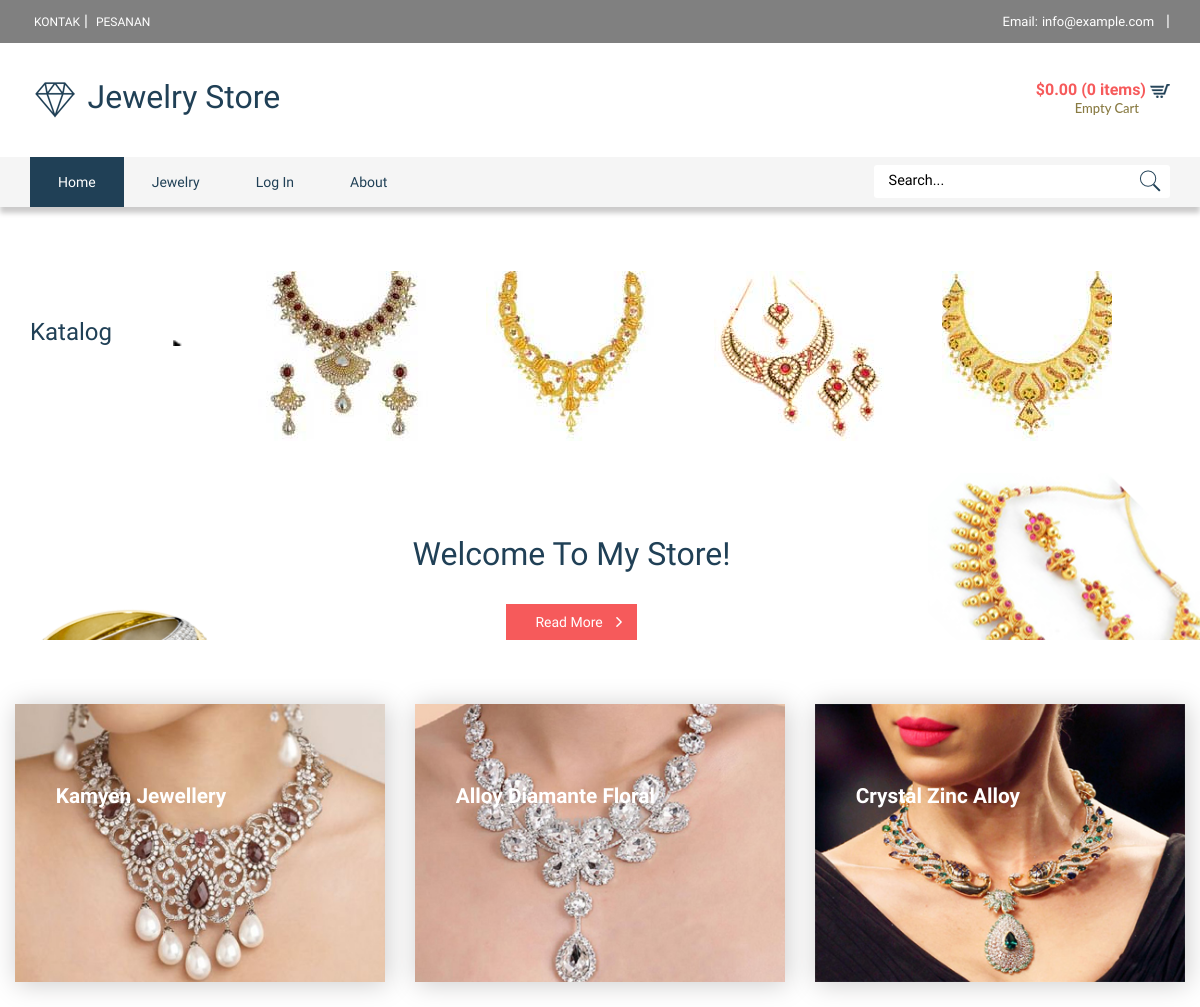
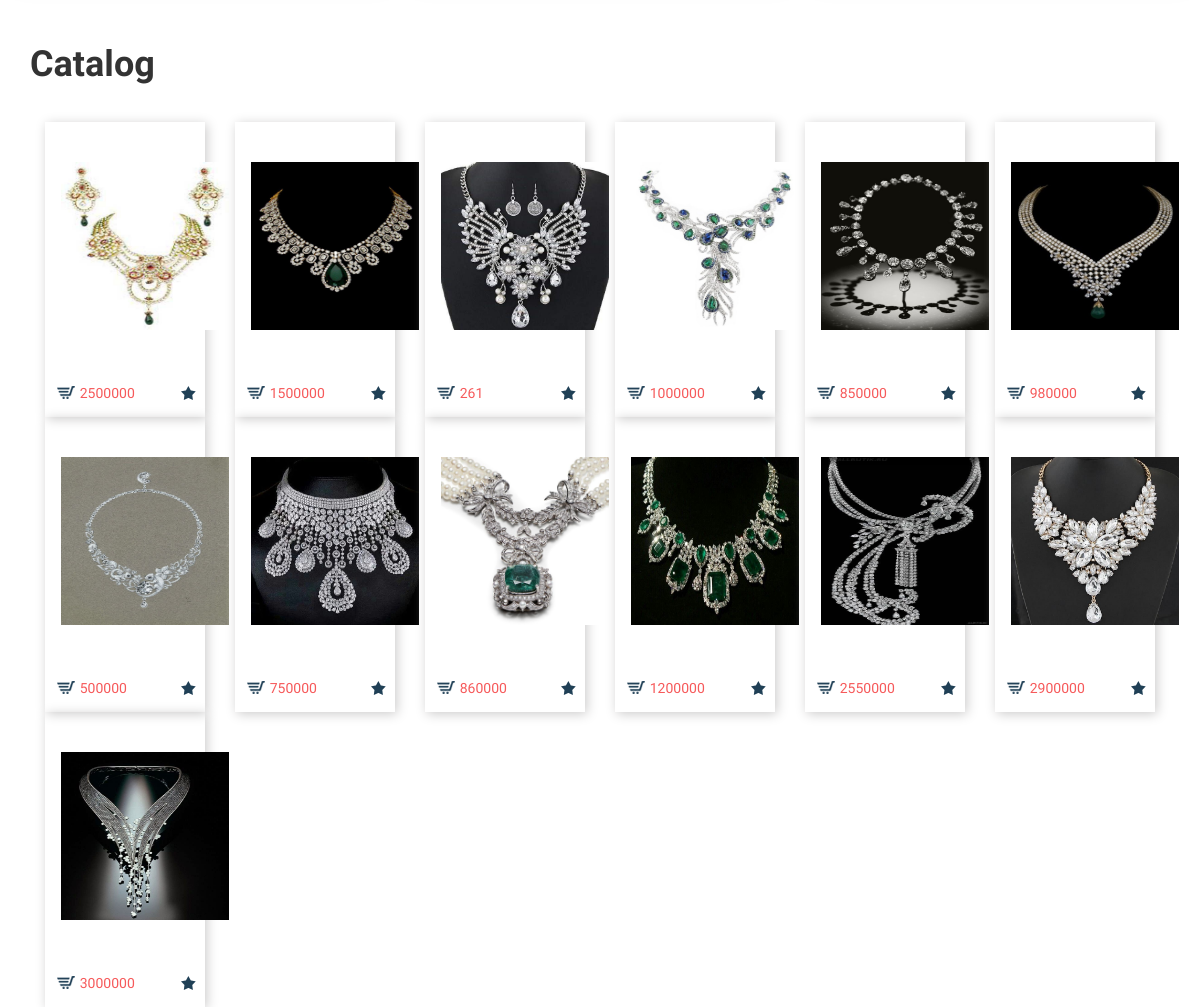
The page / on the database its author committed (2 pictures, top to bottom).
### tables this page shows
CREATE TABLE `produk` (
  `ID` int(11) NOT NULL,
  `Nama` varchar(30) NOT NULL,
  `Harga` int(20) NOT NULL,
  `Produksi` varchar(30) NOT NULL,
  `Deskripsi` varchar(200) NOT NULL,
  `Stok` int(20) NOT NULL,
  `Gambar` varchar(150) NOT NULL
);

### index.php (the view, shortened to what this page needs)
<!DOCTYPE html>
<html>
<head>
<link href="bootstrap.css" rel="stylesheet" type="text/css" media="all" />
<link href="style.css" rel="stylesheet" type="text/css" media="all" />
<link href="megamenu.css" rel="stylesheet" type="text/css" media="all" />
</head>
<body>
<div class="top_bg">
	<div class="container">
		<div class="header_top-sec">
			<div class="top_right">
				<ul>
					<li><a href="contact.html">Kontak</a></li>|
					<li><a href="login.html">Pesanan</a></li>
				</ul>
			</div>
			<div class="top_left">
				<ul>
					<li class="top_link">Email:<a href="mailto:info@example.com">info@example.com</a></li>|
				</ul>
			</div>
			<div class="clearfix"> </div>
		</div>
	</div>
</div>
<div class="header_top">
	<div class="container">
		<div class="logo">
		 	<a href="index.html">Jewelry Store</a>
		</div>
		<div class="header_right">
			<div class="cart box_1">
				<a href="checkout.html">
				<h3> <div class="total">
					<span class="simpleCart_total"></span> (<span id="simpleCart_quantity" class="simpleCart_quantity"></span> items)</div>
					<img src="cart1.png" alt=""/></h3>
				</a>
				<p><a href="javascript:;" class="simpleCart_empty">Empty Cart</a></p>
			</div>
		</div>
		<div class="clearfix"></div>
	</div>
</div>
<div class="mega_nav">
	 <div class="container">
		 <div class="menu_sec">
		<ul class="megamenu skyblue">
			<li class="active grid"><a class="color1" href="index.html">Home</a></li>
			<li class="grid"><a class="color1" href="#">jewelry</a>
			</li>
            <li><a class="color1" href="#">Log In</a>
			</li>
            <li><a class="color1" href="#">About</a>
			</li>
		</ul>
			<div class="search">
				 <form>
					<input type="text" value="" placeholder="Search...">
					<input type="submit" value="">
					</form>
			</div>
			<div class="clearfix"></div>
		 </div>
	  </div>
</div>
	<div class="banner">
	</div>
	<div class="cate">
		<div class="container">
			<div class="cate-left">
				<h3>Katalog</h3>
			</div>
			<div class="cate-right">
				<ul id="flexiselDemo1">
					<li>
						<div class="sliderfig-grid">
							<img src="a.jpg" alt=" " class="img-responsive" />
						</div>
					</li>
					<li>
						<div class="sliderfig-grid">
							<img src="b.jpg" alt=" " class="img-responsive" />
						</div>
					</li>
					<li>
						<div class="sliderfig-grid">
							<img src="c.jpg" alt=" " class="img-responsive" />
						</div>
					</li>
					<li>
						<div class="sliderfig-grid">
							<img src="d.jpg" alt=" " class="img-responsive" />
						</div>
					</li>
					</ul>
			</div>
		</div>
	</div>
	<div class="welcome">
		<div class="container">
			<div class="welcome-info">
				<h3>Welcome To My Store!</h3>
				<div class="buy wel">
					<a href="single.html">Read More</a>
				</div>
			</div>
		</div>
	</div>
	<div class="banner-bottom1">
				<div class="col-md-4 banner-bottom1-grid">
					<div class="banner-bottom1-grid1">
						<img src="6.jpg" alt=" " class="img-responsive" />
						<div class="head-para">
							<h3>Kamyen jewellery</h3>
						</div>
					</div>
				</div>
				<div class="col-md-4 banner-bottom1-grid">
					<div class="banner-bottom1-grid1">
						<img src="5.jpg" alt=" " class="img-responsive" />
						<div class="head-para">
							<h3>Alloy Diamante Floral </h3>
						</div>
					</div>
				</div>
				<div class="col-md-4 banner-bottom1-grid">
					<div class="banner-bottom1-grid1">
						<img src="7.jpg" alt=" " class="img-responsive" />
						<div class="head-para">
							<h3>Crystal Zinc Alloy</h3>
						</div>
					</div>
				</div>
			</div>
	<div class="banner-bottom">
		<div class="container">
        <div class="kata">
        <p>Catalog</p>
        </div>
        <?php
				$koneksi= new mysqli("localhost", "agnessimarmata", "agnes1998", "pendent");
				$select="SELECT * FROM produk";
				$hasil=$koneksi->query($select);
				while ($row=$hasil->fetch_assoc()):
					?>
			<div class="product-one">
				<div class="col-md-2 product-left">
					<div class="p-one simpleCart_shelfItem jwe">
							<a href="single.php?id= <?php echo $row['ID'];?>">
								<img src="<?php echo $row['Gambar'];?>" alt="" class="img-responsive1" />
							</a>
						<div class="product-left-cart">
							<div class="product-left-cart-l">
								<p><a class="item_add" href="#"><i></i> <span class=" item_price"><?php echo $row['Harga'];?></span></a></p>
							</div>
							<div class="product-left-cart-r">
								<a href="#"> </a>
							</div>
							<div class="clearfix"> </div>
						</div>
					</div>
				</div>
                <?php endwhile;?>
</body>
</html>

### megamenu.css (style rules this page uses)
.megamenu { margin-bottom:0px;padding:0;width:100%;list-style:none;display:inline-block;position:relative;font-family: 'Monda', sans-serif;;font-size:15px }
.megamenu li { margin-bottom:-5px;display:inline }
.megamenu>li>a { float:left;padding:15px 28px;text-decoration:none;text-transform:capitalize;font-size:14px; -webkit-transition: all 0.3s ease-in-out;text-transform:capitalize; -moz-transition: all 0.3s ease-in-out; -o-transition: all 0.3s ease-in-out; transition: all 0.3s ease-in-out; }
.megamenu>li.active>a { background:#204056; color:#fff; }
.skyblue,.skyblue>li.showhide { width: 72%; float: left; margin-right: 2%;; }
.skyblue li>a,.skyblue>li.showhide span { color:#204056 }

### rows shown on the page
produk: Gambar (picture), Harga "2500000"
produk: Gambar (picture), Harga "1500000"
produk: Gambar (picture), Harga "261"
produk: Gambar (picture), Harga "1000000"
produk: Gambar (picture), Harga "850000"
produk: Gambar (picture), Harga "980000"
produk: Gambar (picture), Harga "500000"
produk: Gambar (picture), Harga "750000"
produk: Gambar (picture), Harga "860000"
produk: Gambar (picture), Harga "1200000"
produk: Gambar (picture), Harga "2550000"
produk: Gambar (picture), Harga "2900000"
produk: Gambar (picture), Harga "3000000"
